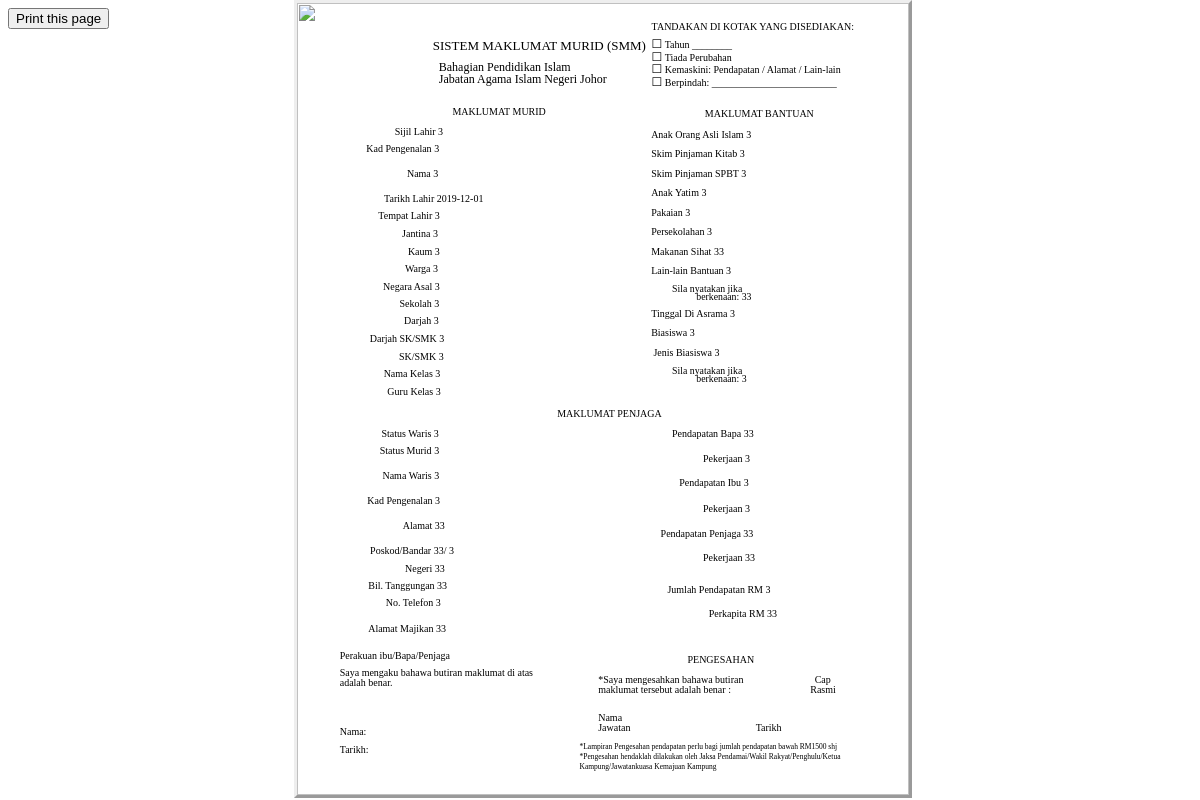
The app's page /borg.php?id=3 with its own data.
### tables this page shows
CREATE TABLE `tb_smmlama` (
  `sl` varchar(10) NOT NULL,
  `kp` varchar(15) NOT NULL,
  `nm` varchar(40) NOT NULL,
  `tal` date NOT NULL,
  `tel` varchar(30) NOT NULL,
  `j` varchar(10) NOT NULL,
  `k` varchar(15) NOT NULL,
  `w` varchar(20) NOT NULL,
  `nea` varchar(20) NOT NULL,
  `sek` varchar(35) NOT NULL,
  `d` int(11) NOT NULL,
  `dsk` int(11) NOT NULL,
  `skn` varchar(35) NOT NULL,
  `nk` varchar(10) NOT NULL,
  `gk` varchar(10) NOT NULL,
  `aoa` varchar(6) NOT NULL,
  `spk` varchar(6) NOT NULL,
  `spbt` varchar(6) NOT NULL,
  `ay` varchar(6) NOT NULL,
  `p` varchar(6) NOT NULL,
  `ps` varchar(6) NOT NULL,
  `mknn` varchar(6) NOT NULL,
  `ll` varchar(6) NOT NULL,
  `nyll` varchar(25) NOT NULL,
  `asr` varchar(6) NOT NULL,
  `b` varchar(6) NOT NULL,
  `jb` varchar(10) NOT NULL,
  `ny` varchar(25) NOT NULL,
  `swa` varchar(10) NOT NULL,
  `smu` varchar(10) NOT NULL,
  `nwa` varchar(30) NOT NULL,
  `kpw` varchar(15) NOT NULL,
  `alwa` varchar(50) NOT NULL,
  `pos` int(11) NOT NULL,
  `bndr` varchar(20) NOT NULL,
  `ngri` varchar(20) NOT NULL,
  `btgn` int(11) NOT NULL,
  `ntel` varchar(12) NOT NULL,
  `amaj` varchar(50) NOT NULL,
  `penb` int(11) NOT NULL,
  `pekrjb` varchar(30) NOT NULL,
  `peni` int(11) NOT NULL,
  `pekrji` varchar(30) NOT NULL,
  `penp` int(11) NOT NULL,
  `pekrjp` varchar(30) NOT NULL,
  `jump` int(11) NOT NULL,
  `perkpit` int(11) NOT NULL
);

### borg.php (the view, shortened to what this page needs)
<?php include ('dbconnect.php');
  $id = $_GET['id'];
$sql = "SELECT * FROM tb_smmlama
         WHERE sl= '$id'";
$result = mysqli_query($con,$sql);
$row=mysqli_fetch_array($result);
?>
<html>
<head><meta http-equiv=Content-Type content="text/html; charset=UTF-8">
</head>
<body>
<div style="position:absolute;left:50%;margin-left:-306px;top:0px;width:612px;height:792px;border-style:outset;overflow:hidden">
<div style="position:absolute;left:0px;top:0px">
<img src="/new/PPIDKu/BorangSistemMaklumatMurid/e75b2200-1e09-11ea-a5fd-0cc47a792c0a_id_e75b2200-1e09-11ea-a5fd-0cc47a792c0a_files/background1.jpg" width=612 height=792></div>
<div style="position:absolute;left:354.61px;top:18.12px" class="cls_002"><span class="cls_002">TANDAKAN DI KOTAK YANG DISEDIAKAN:</span></div>
<div style="position:absolute;left:135.72px;top:34.56px" class="cls_003"><span class="cls_003">SISTEM MAKLUMAT MURID (SMM)</span></div>
<div style="position:absolute;left:354.60px;top:34.20px" class="cls_004"><span class="cls_004">☐</span><span class="cls_002"> Tahun ________</span></div>
<div style="position:absolute;left:354.60px;top:46.80px" class="cls_004"><span class="cls_004">☐</span><span class="cls_002"> Tiada Perubahan</span></div>
<div style="position:absolute;left:141.72px;top:57.00px" class="cls_004"><span class="cls_004">Bahagian Pendidikan Islam</span></div>
<div style="position:absolute;left:354.60px;top:59.40px" class="cls_004"><span class="cls_004">☐</span><span class="cls_002"> Kemaskini: Pendapatan / Alamat / Lain-lain</span></div>
<div style="position:absolute;left:141.72px;top:68.64px" class="cls_004"><span class="cls_004">Jabatan Agama Islam Negeri Johor</span></div>
<div style="position:absolute;left:354.60px;top:72.12px" class="cls_004"><span class="cls_004">☐</span><span class="cls_002"> Berpindah: _________________________</span></div>
<div style="position:absolute;left:155.40px;top:102.72px" class="cls_002"><span class="cls_002">MAKLUMAT MURID</span></div>
<div style="position:absolute;left:407.87px;top:104.64px" class="cls_002"><span class="cls_002">MAKLUMAT BANTUAN</span></div>
<div style="position:absolute;left:97.68px;top:122.52px" class="cls_002"><span class="cls_002">Sijil Lahir <?php echo $row['sl'] ?></span></div>
<div style="position:absolute;left:354.13px;top:125.52px" class="cls_002"><span class="cls_002">Anak Orang Asli Islam <?php echo $row['aoa'] ?></span></div>
<div style="position:absolute;left:69.36px;top:140.04px" class="cls_002"><span class="cls_002">Kad Pengenalan <?php echo $row['kp'] ?></span></div>
<div style="position:absolute;left:354.13px;top:145.08px" class="cls_002"><span class="cls_002">Skim Pinjaman Kitab <?php echo $row['spk'] ?></span></div>
<div style="position:absolute;left:109.92px;top:165.00px" class="cls_002"><span class="cls_002">Nama <?php echo $row['nm'] ?></span></div>
<div style="position:absolute;left:354.13px;top:164.52px" class="cls_002"><span class="cls_002">Skim Pinjaman SPBT <?php echo $row['spbt'] ?></span></div>
<div style="position:absolute;left:354.13px;top:184.08px" class="cls_002"><span class="cls_002">Anak Yatim <?php echo $row['ay'] ?></span></div>
<div style="position:absolute;left:87.12px;top:190.08px" class="cls_002"><span class="cls_002">Tarikh Lahir <?php echo $row['tal'] ?></span></div>
<div style="position:absolute;left:354.13px;top:203.52px" class="cls_002"><span class="cls_002">Pakaian <?php echo $row['p'] ?></span></div>
<div style="position:absolute;left:81.36px;top:207.48px" class="cls_002"><span class="cls_002">Tempat Lahir <?php echo $row['tel'] ?></span></div>
<div style="position:absolute;left:105.12px;top:225.00px" class="cls_002"><span class="cls_002">Jantina <?php echo $row['j'] ?></span></div>
<div style="position:absolute;left:354.13px;top:223.08px" class="cls_002"><span class="cls_002">Persekolahan <?php echo $row['ps'] ?></span></div>
<div style="position:absolute;left:110.88px;top:242.52px" class="cls_002"><span class="cls_002">Kaum <?php echo $row['k'] ?></span></div>
<div style="position:absolute;left:354.13px;top:242.52px" class="cls_002"><span class="cls_002">Makanan Sihat <?php echo $row['mknn'] ?></span></div>
<div style="position:absolute;left:107.88px;top:260.04px" class="cls_002"><span class="cls_002">Warga <?php echo $row['w'] ?></span></div>
<div style="position:absolute;left:354.13px;top:262.08px" class="cls_002"><span class="cls_002">Lain-lain Bantuan <?php echo $row['ll'] ?></span></div>
<div style="position:absolute;left:86.04px;top:277.56px" class="cls_002"><span class="cls_002">Negara Asal <?php echo $row['nea'] ?></span></div>
<div style="position:absolute;left:375.12px;top:279.72px" class="cls_005"><span class="cls_005">Sila nyatakan jika</span></div>
<div style="position:absolute;left:399.24px;top:287.76px" class="cls_005"><span class="cls_005">berkenaan: <?php echo $row['nyll'] ?></span></div>
<div style="position:absolute;left:102.48px;top:295.08px" class="cls_002"><span class="cls_002">Sekolah <?php echo $row['sek'] ?></span></div>
<div style="position:absolute;left:354.13px;top:305.04px" class="cls_002"><span class="cls_002">Tinggal Di Asrama <?php echo $row['asr'] ?></span></div>
<div style="position:absolute;left:107.04px;top:312.48px" class="cls_002"><span class="cls_002">Darjah <?php echo $row['d'] ?></span></div>
<div style="position:absolute;left:354.13px;top:324.48px" class="cls_002"><span class="cls_002">Biasiswa <?php echo $row['b'] ?></span></div>
<div style="position:absolute;left:72.72px;top:330.00px" class="cls_002"><span class="cls_002">Darjah SK/SMK <?php echo $row['dsk'] ?></span></div>
<div style="position:absolute;left:356.42px;top:344.04px" class="cls_002"><span class="cls_002">Jenis Biasiswa <?php echo $row['jb'] ?></span></div>
<div style="position:absolute;left:101.88px;top:347.52px" class="cls_002"><span class="cls_002">SK/SMK <?php echo $row['skn'] ?></span></div>
<div style="position:absolute;left:375.12px;top:361.80px" class="cls_005"><span class="cls_005">Sila nyatakan jika</span></div>
<div style="position:absolute;left:86.64px;top:365.04px" class="cls_002"><span class="cls_002">Nama Kelas <?php echo $row['nk'] ?></span></div>
<div style="position:absolute;left:399.24px;top:369.72px" class="cls_005"><span class="cls_005">berkenaan: <?php echo $row['ny'] ?></span></div>
<div style="position:absolute;left:90.36px;top:382.56px" class="cls_002"><span class="cls_002">Guru Kelas <?php echo $row['gk'] ?></span></div>
<div style="position:absolute;left:260.16px;top:404.64px" class="cls_002"><span class="cls_002">MAKLUMAT PENJAGA</span></div>
<div style="position:absolute;left:84.48px;top:424.56px" class="cls_002"><span class="cls_002">Status Waris <?php echo $row['swa'] ?></span></div>
<div style="position:absolute;left:375.00px;top:424.56px" class="cls_002"><span class="cls_002">Pendapatan Bapa <?php echo $row['penb'] ?></span></div>
<div style="position:absolute;left:82.68px;top:442.08px" class="cls_002"><span class="cls_002">Status Murid <?php echo $row['smu'] ?></span></div>
<div style="position:absolute;left:406.07px;top:449.51px" class="cls_002"><span class="cls_002">Pekerjaan <?php echo $row['pekrjb'] ?></span></div>
<div style="position:absolute;left:85.44px;top:467.04px" class="cls_002"><span class="cls_002">Nama Waris <?php echo $row['nwa'] ?></span></div>
<div style="position:absolute;left:382.20px;top:474.48px" class="cls_002"><span class="cls_002">Pendapatan Ibu <?php echo $row['peni'] ?></span></div>
<div style="position:absolute;left:70.32px;top:491.99px" class="cls_002"><span class="cls_002">Kad Pengenalan <?php echo $row['kpw'] ?></span></div>
<div style="position:absolute;left:406.07px;top:499.56px" class="cls_002"><span class="cls_002">Pekerjaan <?php echo $row['pekrji'] ?></span></div>
<div style="position:absolute;left:105.84px;top:517.08px" class="cls_002"><span class="cls_002">Alamat <?php echo $row['alwa'] ?></span></div>
<div style="position:absolute;left:363.59px;top:524.52px" class="cls_002"><span class="cls_002">Pendapatan Penjaga <?php echo $row['penp'] ?></span></div>
<div style="position:absolute;left:73.08px;top:542.04px" class="cls_002"><span class="cls_002">Poskod/Bandar <?php echo $row['pos'] ?>/ <?php echo $row['bndr'] ?></span></div>
<div style="position:absolute;left:406.07px;top:549.47px" class="cls_002"><span class="cls_002">Pekerjaan <?php echo $row['pekrjp'] ?></span></div>
<div style="position:absolute;left:108.00px;top:559.56px" class="cls_002"><span class="cls_002">Negeri <?php echo $row['ngri'] ?></span></div>
<div style="position:absolute;left:71.28px;top:577.08px" class="cls_002"><span class="cls_002">Bil. Tanggungan <?php echo $row['btgn'] ?></span></div>
<div style="position:absolute;left:370.44px;top:581.04px" class="cls_002"><span class="cls_002">Jumlah Pendapatan RM <?php echo $row['jump'] ?></span></div>
<div style="position:absolute;left:88.80px;top:594.47px" class="cls_002"><span class="cls_002">No. Telefon <?php echo $row['ntel'] ?></span></div>
<div style="position:absolute;left:411.72px;top:604.79px" class="cls_002"><span class="cls_002">Perkapita RM <?php echo $row['perkpit'] ?></span></div>
<div style="position:absolute;left:71.16px;top:619.55px" class="cls_002"><span class="cls_002">Alamat Majikan <?php echo $row['amaj'] ?></span></div>
<div style="position:absolute;left:42.72px;top:646.91px" class="cls_002"><span class="cls_002">Perakuan ibu/Bapa/Penjaga </span></div>
<div style="position:absolute;left:390.48px;top:651.47px" class="cls_002"><span class="cls_002">PENGESAHAN</span></div>
<div style="position:absolute;left:42.72px;top:664.43px" class="cls_002"><span class="cls_002">Saya mengaku bahawa butiran maklumat di atas</span></div>
<div style="position:absolute;left:301.20px;top:671.40px" class="cls_002"><span class="cls_002">*Saya mengesahkan bahawa butiran</span></div>
<div style="position:absolute;left:517.68px;top:671.40px" class="cls_002"><span class="cls_002">Cap</span></div>
<div style="position:absolute;left:42.72px;top:674.40px" class="cls_002"><span class="cls_002">adalah benar.</span></div>
<div style="position:absolute;left:301.20px;top:681.36px" class="cls_002"><span class="cls_002">maklumat tersebut adalah benar :</span></div>
<div style="position:absolute;left:513.24px;top:681.36px" class="cls_002"><span class="cls_002">Rasmi</span></div>
<div style="position:absolute;left:301.20px;top:708.83px" class="cls_002"><span class="cls_002">Nama</span></div>
<div style="position:absolute;left:301.20px;top:718.91px" class="cls_002"><span class="cls_002">Jawatan</span></div>
<div style="position:absolute;left:458.66px;top:718.91px" class="cls_002"><span class="cls_002">Tarikh</span></div>
<div style="position:absolute;left:42.72px;top:723.35px" class="cls_002"><span class="cls_002">Nama:</span></div>
<div style="position:absolute;left:282.48px;top:738.95px" class="cls_007"><span class="cls_007">*Lampiran Pengesahan pendapatan perlu bagi jumlah pendapatan bawah RM1500 shj</span></div>
<div style="position:absolute;left:42.72px;top:740.88px" class="cls_002"><span class="cls_002">Tarikh:</span></div>
<div style="position:absolute;left:282.48px;top:748.91px" class="cls_007"><span class="cls_007">*Pengesahan hendaklah dilakukan oleh Jaksa Pendamai/Wakil Rakyat/Penghulu/Ketua</span></div>
<div style="position:absolute;left:282.48px;top:758.87px" class="cls_007"><span class="cls_007">Kampung/Jawatankuasa Kemajuan Kampung</span></div>
</div>
<input type="button" value="Print this page" onclick="printPage()" />
</body>
</html>

### borg.php (style rules this page uses)
div.cls_002 { font-family:Times,serif;font-size:10.0px;color:rgb(0,0,0);font-weight:normal;font-style:normal;text-decoration: none }
span.cls_003 { font-family:Times,serif;font-size:13.0px;color:rgb(0,0,0);font-weight:normal;font-style:normal;text-decoration: none }
div.cls_003 { font-family:Times,serif;font-size:13.0px;color:rgb(0,0,0);font-weight:normal;font-style:normal;text-decoration: none }
span.cls_004 { font-family:Times,serif;font-size:12.0px;color:rgb(0,0,0);font-weight:normal;font-style:normal;text-decoration: none }
div.cls_004 { font-family:Times,serif;font-size:12.0px;color:rgb(0,0,0);font-weight:normal;font-style:normal;text-decoration: none }
span.cls_005 { font-family:Times,serif;font-size:9.8px;color:rgb(0,0,0);font-weight:normal;font-style:normal;text-decoration: none }
div.cls_005 { font-family:Times,serif;font-size:9.8px;color:rgb(0,0,0);font-weight:normal;font-style:normal;text-decoration: none }
span.cls_007 { font-family:Times,serif;font-size:7.5px;color:rgb(0,0,0);font-weight:normal;font-style:normal;text-decoration: none }
div.cls_007 { font-family:Times,serif;font-size:7.5px;color:rgb(0,0,0);font-weight:normal;font-style:normal;text-decoration: none }

### records on screen
tb_smmlama: sl "3", aoa "3", kp "3", spk "3", nm "3", spbt "3", ay "3", tal "2019-12-01", p "3", tel "3", j "3", ps "3", k "3", mknn "33", w "3", ll "3", nea "3", nyll "33", sek "3", asr "3", d "3", b "3", dsk "3", jb "3", skn "3", nk "3", ny "3", gk "3", swa "3", penb "33", smu "3", pekrjb "3", nwa "3", peni "3", kpw "3", pekrji "3", alwa "33", penp "33", pos "33", bndr "3", pekrjp "33", ngri "33", btgn "33", jump "3", ntel "3", perkpit "33", amaj "33"
